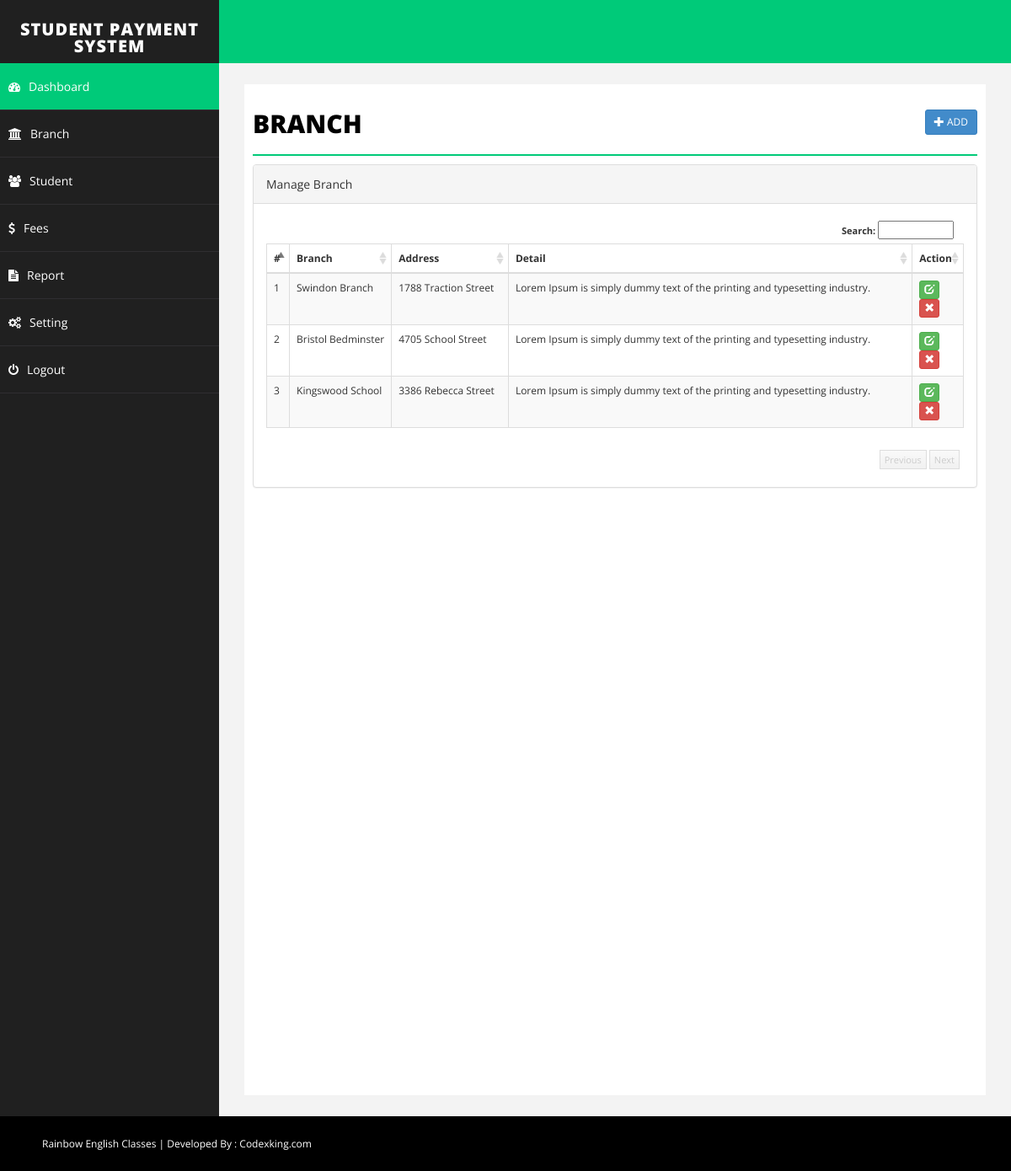
/branch.php (signed in), run on the app's committed database.
### tables this page shows
CREATE TABLE `branch` (
  `id` int(255) NOT NULL,
  `branch` varchar(255) NOT NULL,
  `address` text NOT NULL,
  `detail` text NOT NULL,
  `delete_status` enum('0','1') NOT NULL DEFAULT '0'
);

### branch.php (the view, shortened to what this page needs)
<?php
include("php/dbconnect.php");
$branch='';
$address='';
$detail = '';
$id= '';
$action = "add";
?>
<!DOCTYPE html>
<html xmlns="http://www.w3.org/1999/xhtml">
<head>
    <link href="css/bootstrap.css" rel="stylesheet" />
    <link href="css/font-awesome.css" rel="stylesheet" />
    <link href="css/basic.css" rel="stylesheet" />
    <link href="css/custom.css" rel="stylesheet" />
</head>
<?php
include("php/header.php");
?>
        <div id="page-wrapper">
            <div id="page-inner">
                <div class="row">
                    <div class="col-md-12">
                        <h1 class="page-head-line">Branch
						<?php
						echo (isset($_GET['action']) && @$_GET['action']=="add" || @$_GET['action']=="edit")?
						' <a href="branch.php" class="btn btn-primary btn-sm pull-right">Back <i class="glyphicon glyphicon-arrow-right"></i></a>':'<a href="branch.php?action=add" class="btn btn-primary btn-sm pull-right"><i class="glyphicon glyphicon-plus"></i> Add </a>';
						?>
						</h1>
                    </div>
                </div>
        <?php
		 if(isset($_GET['action']) && @$_GET['action']=="add" || @$_GET['action']=="edit")
		 {
		?>
			<script type="text/javascript" src="js/validation/jquery.validate.min.js"></script>
                <div class="row">
                    <div class="col-sm-8 col-sm-offset-2">
               <div class="panel panel-primary">
                        <div class="panel-heading">
                           <?php echo ($action=="add")? "Add Branch": "Edit Branch"; ?>
                        </div>
						<form action="branch.php" method="post" id="signupForm1" class="form-horizontal">
                        <div class="panel-body">
						<div class="form-group">
								<label class="col-sm-2 control-label" for="Old">Branch </label>
								<div class="col-sm-10">
									<input type="text" class="form-control" id="branch" name="branch" value="<?php echo $branch;?>"  />
								</div>
							</div>
							<div class="form-group">
								<label class="col-sm-2 control-label" for="Password"> Address </label>
								<div class="col-sm-10">
	                        <textarea class="form-control" id="address" name="address"><?php echo $address;?></textarea >
								</div>
							</div>
							<div class="form-group">
								<label class="col-sm-2 control-label" for="Confirm"> Detail</label>
								<div class="col-sm-10">
									    <textarea class="form-control" name="detail" id="detail"><?php echo $detail;?></textarea >
								</div>
							</div>
						<div class="form-group">
								<div class="col-sm-8 col-sm-offset-2">
								<input type="hidden" name="id" value="<?php echo $id;?>">
								<input type="hidden" name="action" value="<?php echo $action;?>">
									<button type="submit" name="save" class="btn btn-primary">Save </button>
								</div>
							</div>
                         </div>
							</form>
                        </div>
                            </div>
                </div>
		<script type="text/javascript">
		$( document ).ready( function () {
			 if($("#signupForm1").length > 0)
         {
			$( "#signupForm1" ).validate( {
				rules: {
					branch: "required",
					address: "required"
				},
				messages: {
					branch: "Please enter branch name",
					address: "Please enter address"
				},
				errorElement: "em",
				errorPlacement: function ( error, element ) {
					// Add the `help-block` class to the error element
					error.addClass( "help-block" );
					// Add `has-feedback` class to the parent div.form-group
					// in order to add icons to inputs
					element.parents( ".col-sm-10" ).addClass( "has-feedback" );
					if ( element.prop( "type" ) === "checkbox" ) {
						error.insertAfter( element.parent( "label" ) );
					} else {
						error.insertAfter( element );
					}
					// Add the span element, if doesn't exists, and apply the icon classes to it.
					if ( !element.next( "span" )[ 0 ] ) {
						$( "<span class='glyphicon glyphicon-remove form-control-feedback'></span>" ).insertAfter( element );
					}
				},
				success: function ( label, element ) {
					// Add the span element, if doesn't exists, and apply the icon classes to it.
					if ( !$( element ).next( "span" )[ 0 ] ) {
						$( "<span class='glyphicon glyphicon-ok form-control-feedback'></span>" ).insertAfter( $( element ) );
					}
				},
				highlight: function ( element, errorClass, validClass ) {
					$( element ).parents( ".col-sm-10" ).addClass( "has-error" ).removeClass( "has-success" );
					$( element ).next( "span" ).addClass( "glyphicon-remove" ).removeClass( "glyphicon-ok" );
				},
				unhighlight: function ( element, errorClass, validClass ) {
					$( element ).parents( ".col-sm-10" ).addClass( "has-success" ).removeClass( "has-error" );
					$( element ).next( "span" ).addClass( "glyphicon-ok" ).removeClass( "glyphicon-remove" );
				}
			} );
			}
		} );
	</script>
		<?php
		}else{
		?>
		 <link href="css/datatable/datatable.css" rel="stylesheet" />
		<div class="panel panel-default">
                        <div class="panel-heading">
                            Manage Branch
                        </div>
                        <div class="panel-body">
                             <div class="table-sorting table-responsive">
                                <table class="table table-striped table-bordered table-hover" id="tSortable22">
                                    <thead>
                                        <tr>
                                            <th>#</th>
                                            <th>Branch</th>
                                            <th>Address</th>
                                            <th>Detail</th>
											<th>Action</th>
                                        </tr>
                                    </thead>
                                    <tbody>
									<?php
									$sql = "select * from branch where delete_status='0'";
									$q = $conn->query($sql);
									$i=1;
									while($r = $q->fetch_assoc())
									{
									echo '<tr>
                                            <td>'.$i.'</td>
                                            <td>'.$r['branch'].'</td>
                                            <td>'.$r['address'].'</td>
                                            <td>'.$r['detail'].'</td>
											<td>
											<a href="branch.php?action=edit&id='.$r['id'].'" class="btn btn-success btn-xs"><span class="glyphicon glyphicon-edit"></span></a>
											<a onclick="return confirm(\'Are you sure you want to delete this record\');" href="branch.php?action=delete&id='.$r['id'].'" class="btn btn-danger btn-xs"><span class="glyphicon glyphicon-remove"></span></a> </td>
                                        </tr>';
										$i++;
									}
									?>
                                    </tbody>
                                </table>
                            </div>
                        </div>
                    </div>
		<?php
		}
		?>
            </div>
        </div>
    </div>
    <div id="footer-sec">
       Rainbow English Classes | Developed By : <a href="http://www.codexking.com/" target="_blank">Codexking.com</a>
    </div>
</body>
</html>

### css/basic.css (style rules this page uses)
body { font-family: 'Open Sans', sans-serif; line-height:25px; }
#page-wrapper { padding: 15px 15px; min-height: 600px; background: #F3F3F3; }
#page-inner { width: 100%; margin: 10px 20px 10px 0px; background-color: #fff!important; padding: 10px; min-height: 1200px; }
.page-head-line { font-size: 30px; text-transform: uppercase; color: #000; font-weight: 800; padding-bottom: 20px; border-bottom: 2px solid #00CA79; margin-bottom: 10px; }
#footer-sec { background-color:#000; padding:20px 50px; color:#fff; font-size:12px; }
#footer-sec a { color:#fff; }
@media (min-width:768px) { #page-wrapper { margin: 0 0 0 260px; padding: 15px 30px; min-height: 1200px; } }

### css/datatable/datatable.css (style rules this page uses)
.dataTable { float: left; }
.table-sorting { padding: 0px; position: relative; font-size: 12px; background-color: #FFF; }
.table-sorting .table { border-top: 1px solid #DDD; border-bottom: 1px solid #DDD; }
.table-sorting .sorting_asc { background: url('../../img/datatable/sort_asc.png') no-repeat center right; cursor: pointer; }
.table-sorting .sorting { background: url('../../img/datatable/sort_both.png') no-repeat center right; cursor: pointer; }

### data on the page
branch: branch "Swindon Branch", address "1788 Traction Street", detail "Lorem Ipsum is simply dummy text of the printing and typesetting industry."
branch: branch "Bristol Bedminster", address "4705 School Street", detail "Lorem Ipsum is simply dummy text of the printing and typesetting industry."
branch: branch "Kingswood School", address "3386 Rebecca Street", detail "Lorem Ipsum is simply dummy text of the printing and typesetting industry."
